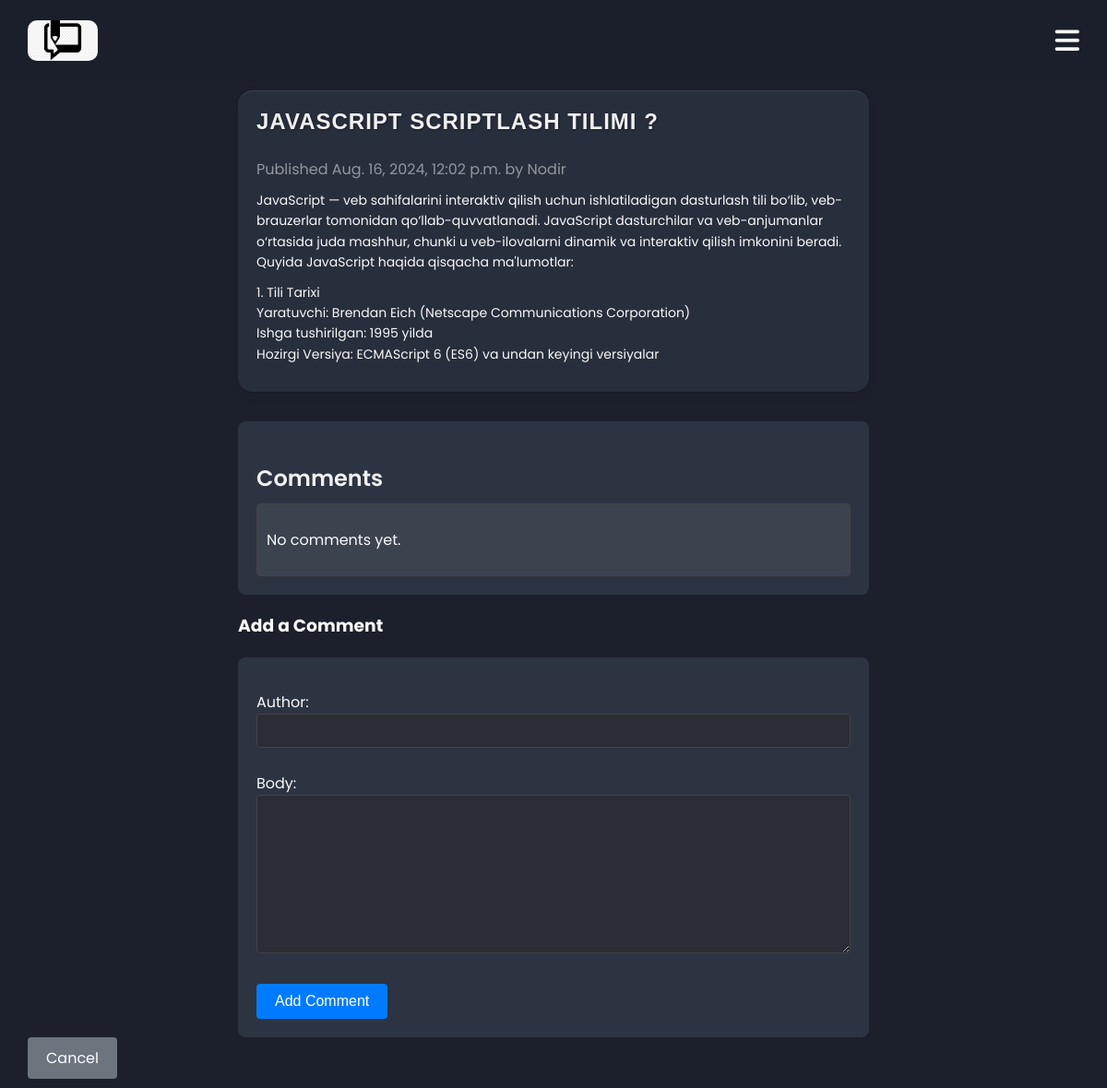
/2024/8/16/javascript-scriptlash-tilimi, run on the app's committed database.
### blogapp/models.py (models this page shows, shortened)
class Post(models.Model):
    STATUS_CHOICES = (
        ('draft', 'Draft'),
        ('published', 'Published')
    )
    title = models.CharField(max_length=255)
    slug = models.SlugField(max_length=255, unique_for_date='publish')
    author = models.ForeignKey(User, on_delete=models.CASCADE, related_name='blog_posts')
    body = models.TextField()
    publish = models.DateTimeField(default=timezone.now)
    created = models.DateTimeField(auto_now_add=True)
    updated = models.DateTimeField(auto_now=True)
    status = models.CharField(max_length=10, choices=STATUS_CHOICES, default='draft')
    class Meta:
        ordering = ('-publish',)
    objects = models.Manager()
    published = PublishManager()

### blogapp/views.py (the view)
# urls.py: path('<int:year>/<int:month>/<int:day>/<slug:slug>', views.post_detail, name='post_detail')
def post_detail(request, year, month, day, slug):
    post = get_object_or_404(Post, slug=slug, status='published', publish__year=year, publish__month=month, publish__day=day)
    comments = post.comments.all()
    new_comment = None
    if request.method == 'POST':
        comment_form = CommentForm(data=request.POST)
        if comment_form.is_valid():
            new_comment = comment_form.save(commit=False)
            new_comment.post = post
            new_comment.save()
            return redirect(post.get_absolute_url())
    else:
        comment_form = CommentForm()
    return render(request, 'blog/post/detail.html', {
        'post': post,
        'comments': comments,
        'new_comment': new_comment,
        'comment_form': comment_form,
    })

### blogapp/forms.py
class CommentForm(forms.ModelForm):
    class Meta:
        model = Comment
        fields = ['author', 'body']

### templates/blog/post/detail.html (shortened to what this page needs)
{% extends "blog/base.html" %}
{% block content %}
<article>
    <div class="detail">
        <h2>{{ post.title }}</h2>
        <br>
        <name>Published {{ post.publish }} by {{ post.author }}</name>
        <p>{{ post.body|linebreaks }}</p>
    </div>
</article>
<section class="comments-section">
    <h3>Comments</h3>
    <div class="comments-list">
        {% for comment in comments %}
            <div class="comment">
                <p><strong>{{ comment.author }}</strong> said on {{ comment.created_at }}:</p>
                <p>{{ comment.body }}</p>
            </div>
        {% empty %}
            <p>No comments yet.</p>
        {% endfor %}
    </div>
</section>
<section>
    <h3>Add a Comment</h3>
    <form method="post">
        {{ comment_form.as_p }}
        <button type="submit">Add Comment</button>
    </form>
</section>
<div class="cancel-button-container">
    <a href="{% url 'blogapp:post_list' %}" class="cancel-button">Cancel</a>
</div>
{% endblock %}

### static/css/styles.css (style rules this page uses)
body { margin: 0; background: rgb(27 32 44 / 100%); color: #f9f9f9; font-family: "Euclid Circular A", "Poppins"; }
* { box-sizing: border-box; }
article { display: flex; gap: 16px; padding: 20px; max-width: 60%; margin: 0 auto 32px; border-radius: 16px; background-color: #272e3c; box-shadow: 0 4px 12px rgba(0, 0, 0, 0.05), 0 1px 2px rgba(0, 0, 0, 0.1), inset 0 1px 1px rgba(255, 255, 255, 0.1); }
article name { color: rgb(255 255 255 / 50%); }
article p { margin: 8px 0 10px; font-size: 14px; line-height: 1.6; }
a { text-decoration: none; color: #007bff; transition: color 0.3s ease; }
.detail h2 { color: #f0f0f0; font-size: 1.5rem; font-family: 'Arial', sans-serif; font-weight: 700; text-transform: uppercase; letter-spacing: 1px; margin: 0; padding: 0; text-shadow: 1px 1px 2px rgba(0, 0, 0, 0.3); }
.comments-section { margin-top: 20px; padding: 20px; border-radius: 8px; width: 60%; margin-inline: auto; background-color: #2c3442; }
.comments-section h3 { color: #f0f0f0; font-size: 1.5rem; font-weight: 600; margin-bottom: 10px; }
.comments-list { max-height: 300px; overflow-y: auto; padding: 10px; border: 1px solid #444; border-radius: 4px; background-color: #3b434f; }
form { margin-top: 20px; padding: 20px; border-radius: 8px; background-color: #2c3442; }
form input, form textarea { width: 100%; padding: 10px; margin-bottom: 10px; border: 1px solid #444; border-radius: 4px; background-color: #2a2d36; color: #f0f0f0; }
form button { background-color: #007bff; color: #ffffff; border: none; padding: 10px 20px; border-radius: 4px; cursor: pointer; font-size: 1rem; }
.cancel-button { display: inline-block; padding: 10px 20px; border: none; border-radius: 4px; background-color: #6c757d; color: #ffffff; text-align: center; text-decoration: none; font-size: 1rem; transition: background-color 0.3s ease; }
section { width: 60%; margin: auto; }

### data on the page
Post: title "JAVASCRIPT SCRIPTLASH TILIMI ?", publish "Aug. 16, 2024, 12:02 p.m.", author "Nodir", body "JavaScript — veb sahifalarini interaktiv qilish uchun ishlatiladigan dasturlash tili bo‘lib, veb-brauzerlar tomonidan qo‘llab-quvvatlanadi. JavaScript dasturchilar va veb-anjumanlar o‘rtasida juda mashhur, chunki u veb-ilovalarni dinamik va interaktiv qilish imkonini beradi. Quyida JavaScript haqida qisqacha ma'lumotlar: 1. Tili Tarixi Yaratuvchi: Brendan Eich (Netscape Communications Corporation) Ishga tushirilgan: 1995 yilda Hozirgi Versiya: ECMAScript 6 (ES6) va undan keyingi versiyalar"
